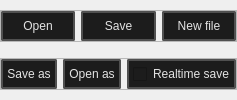
  <widget class="QDockWidget" name="dockWidget_10">
   <property name="features">
    <set>QDockWidget::DockWidgetFeature::DockWidgetMovable</set>
   </property>
   <property name="allowedAreas">
    <set>Qt::DockWidgetArea::BottomDockWidgetArea|Qt::DockWidgetArea::LeftDockWidgetArea|Qt::DockWidgetArea::RightDockWidgetArea</set>
   </property>
   <property name="windowTitle">
    <string>Explorer</string>
   </property>
   <attribute name="dockWidgetArea">
    <number>1</number>
   </attribute>
   <widget class="QWidget" name="explorer_layout_widget">
    <layout class="QVBoxLayout" name="verticalLayout_10">
     <property name="leftMargin">
      <number>0</number>
     </property>
     <property name="topMargin">
      <number>0</number>
     </property>
     <property name="rightMargin">
      <number>0</number>
     </property>
     <property name="bottomMargin">
      <number>0</number>
     </property>
     <item>
      <layout class="QVBoxLayout" name="explorer_layout"/>
     </item>
     <item>
      <widget class="QFrame" name="frame_3">
       <property name="maximumSize">
        <size>
         <width>16777215</width>
         <height>32</height>
        </size>
       </property>
       <property name="frameShape">
        <enum>QFrame::Shape::StyledPanel</enum>
       </property>
       <property name="frameShadow">
        <enum>QFrame::Shadow::Raised</enum>
       </property>
       <layout class="QHBoxLayout" name="horizontalLayout_4">
        <property name="leftMargin">
         <number>0</number>
        </property>
        <property name="topMargin">
         <number>0</number>
        </property>
        <property name="rightMargin">
         <number>0</number>
        </property>
        <property name="bottomMargin">
         <number>0</number>
        </property>
        <item>
         <widget class="QPushButton" name="open_file_button">
          <property name="toolTip">
           <string>&lt;html&gt;&lt;head/&gt;&lt;body&gt;&lt;p&gt;&lt;br/&gt;&lt;/p&gt;&lt;/body&gt;&lt;/html&gt;</string>
          </property>
          <property name="styleSheet">
           <string notr="true">
    /* QPushButton default and hover styles */
    QPushButton {

        font: 580 9pt &quot;Segoe UI&quot;;
	

        border: 2px solid black;
        border-radius: 2px;
        border-color: rgba(80, 80, 80, 255);
        height:22px;
        padding-top: 2px;
        padding-bottom:2px;
        padding-left: 4px;
        padding-right: 4px;
        color: #E3E3E3;
        background-color: #1C1C1C;
    }
    QPushButton:hover {
        background-color: #414956;
        color: white;
    }
    QPushButton:pressed {
        background-color: red;
        background-color: #1C1C1C;
        margin: 1 px;
        margin-left: 2px;
        margin-right: 2px;

    }</string>
          </property>
          <property name="text">
           <string>Open</string>
          </property>
          <property name="icon">
           <iconset resource="../resources.qrc">
            <normaloff>:/icons/file_open_16dp_9D9D9D_FILL0_wght400_GRAD0_opsz20.svg</normaloff>:/icons/file_open_16dp_9D9D9D_FILL0_wght400_GRAD0_opsz20.svg</iconset>
          </property>
          <property name="iconSize">
           <size>
            <width>20</width>
            <height>20</height>
           </size>
          </property>
         </widget>
        </item>
        <item>
         <widget class="QPushButton" name="save_file_button">
          <property name="toolTip">
           <string>&lt;html&gt;&lt;head/&gt;&lt;body&gt;&lt;p&gt;Save and compile Ctrl + S&lt;/p&gt;&lt;/body&gt;&lt;/html&gt;</string>
          </property>
          <property name="styleSheet">
           <string notr="true">
    /* QPushButton default and hover styles */
    QPushButton {

        font: 580 9pt &quot;Segoe UI&quot;;
	

        border: 2px solid black;
        border-radius: 2px;
        border-color: rgba(80, 80, 80, 255);
        height:22px;
        padding-top: 2px;
        padding-bottom:2px;
        padding-left: 4px;
        padding-right: 4px;
        color: #E3E3E3;
        background-color: #1C1C1C;
    }
    QPushButton:hover {
        background-color: #414956;
        color: white;
    }
    QPushButton:pressed {
        background-color: red;
        background-color: #1C1C1C;
        margin: 1 px;
        margin-left: 2px;
        margin-right: 2px;

    }</string>
          </property>
          <property name="text">
           <string>Save</string>
          </property>
          <property name="icon">
           <iconset resource="../resources.qrc">
            <normaloff>:/icons/save_16dp_9D9D9D_FILL0_wght400_GRAD0_opsz20.svg</normaloff>:/icons/save_16dp_9D9D9D_FILL0_wght400_GRAD0_opsz20.svg</iconset>
          </property>
          <property name="iconSize">
           <size>
            <width>20</width>
            <height>20</height>
           </size>
          </property>
          <property name="shortcut">
           <string>Ctrl+S</string>
          </property>
         </widget>
        </item>
        <item>
         <widget class="QPushButton" name="cerate_file_button">
          <property name="toolTip">
           <string>&lt;html&gt;&lt;head/&gt;&lt;body&gt;&lt;p&gt;Ctrl + N&lt;/p&gt;&lt;/body&gt;&lt;/html&gt;</string>
          </property>
          <property name="styleSheet">
           <string notr="true">
    /* QPushButton default and hover styles */
    QPushButton {

        font: 580 9pt &quot;Segoe UI&quot;;
	

        border: 2px solid black;
        border-radius: 2px;
        border-color: rgba(80, 80, 80, 255);
        height:22px;
        padding-top: 2px;
        padding-bottom:2px;
        padding-left: 4px;
        padding-right: 4px;
        color: #E3E3E3;
        background-color: #1C1C1C;
    }
    QPushButton:hover {
        background-color: #414956;
        color: white;
    }
    QPushButton:pressed {
        background-color: red;
        background-color: #1C1C1C;
        margin: 1 px;
        margin-left: 2px;
        margin-right: 2px;

    }</string>
          </property>
          <property name="text">
           <string>New file</string>
          </property>
          <property name="icon">
           <iconset resource="../resources.qrc">
            <normaloff>:/icons/add_24dp_9D9D9D_FILL0_wght400_GRAD0_opsz24.svg</normaloff>:/icons/add_24dp_9D9D9D_FILL0_wght400_GRAD0_opsz24.svg</iconset>
          </property>
          <property name="iconSize">
           <size>
            <width>20</width>
            <height>20</height>
           </size>
          </property>
          <property name="shortcut">
           <string>Ctrl+N</string>
          </property>
         </widget>
        </item>
       </layout>
      </widget>
     </item>
     <item>
      <widget class="QFrame" name="frame_4">
       <property name="maximumSize">
        <size>
         <width>16777215</width>
         <height>32</height>
        </size>
       </property>
       <property name="frameShape">
        <enum>QFrame::Shape::StyledPanel</enum>
       </property>
       <property name="frameShadow">
        <enum>QFrame::Shadow::Raised</enum>
       </property>
       <layout class="QHBoxLayout" name="horizontalLayout_2">
        <property name="leftMargin">
         <number>0</number>
        </property>
        <property name="topMargin">
         <number>0</number>
        </property>
        <property name="rightMargin">
         <number>0</number>
        </property>
        <property name="bottomMargin">
         <number>0</number>
        </property>
        <item>
         <widget class="QPushButton" name="save_as_file_button">
          <property name="toolTip">
           <string>&lt;html&gt;&lt;head/&gt;&lt;body&gt;&lt;p&gt;Save and compile Ctrl + Shift+ S&lt;/p&gt;&lt;/body&gt;&lt;/html&gt;</string>
          </property>
          <property name="styleSheet">
           <string notr="true">
    /* QPushButton default and hover styles */
    QPushButton {

        font: 580 9pt &quot;Segoe UI&quot;;
	

        border: 2px solid black;
        border-radius: 2px;
        border-color: rgba(80, 80, 80, 255);
        height:22px;
        padding-top: 2px;
        padding-bottom:2px;
        padding-left: 4px;
        padding-right: 4px;
        color: #E3E3E3;
        background-color: #1C1C1C;
    }
    QPushButton:hover {
        background-color: #414956;
        color: white;
    }
    QPushButton:pressed {
        background-color: red;
        background-color: #1C1C1C;
        margin: 1 px;
        margin-left: 2px;
        margin-right: 2px;

    }</string>
          </property>
          <property name="text">
           <string>Save as</string>
          </property>
          <property name="icon">
           <iconset resource="../resources.qrc">
            <normaloff>:/icons/save_as_16dp_9D9D9D_FILL0_wght400_GRAD0_opsz20.svg</normaloff>:/icons/save_as_16dp_9D9D9D_FILL0_wght400_GRAD0_opsz20.svg</iconset>
          </property>
          <property name="iconSize">
           <size>
            <width>20</width>
            <height>20</height>
           </size>
          </property>
          <property name="shortcut">
           <string>Ctrl+Shift+S</string>
          </property>
         </widget>
        </item>
        <item>
         <widget class="QPushButton" name="open_file_as_button">
          <property name="toolTip">
           <string>&lt;html&gt;&lt;head/&gt;&lt;body&gt;&lt;p&gt;Ctrl + O&lt;/p&gt;&lt;/body&gt;&lt;/html&gt;</string>
          </property>
          <property name="styleSheet">
           <string notr="true">
    /* QPushButton default and hover styles */
    QPushButton {

        font: 580 9pt &quot;Segoe UI&quot;;
	

        border: 2px solid black;
        border-radius: 2px;
        border-color: rgba(80, 80, 80, 255);
        height:22px;
        padding-top: 2px;
        padding-bottom:2px;
        padding-left: 4px;
        padding-right: 4px;
        color: #E3E3E3;
        background-color: #1C1C1C;
    }
    QPushButton:hover {
        background-color: #414956;
        color: white;
    }
    QPushButton:pressed {
        background-color: red;
        background-color: #1C1C1C;
        margin: 1 px;
        margin-left: 2px;
        margin-right: 2px;

    }</string>
          </property>
          <property name="text">
           <string>Open as</string>
          </property>
          <property name="icon">
           <iconset resource="../resources.qrc">
            <normaloff>:/icons/edit_document_16dp_9D9D9D_FILL0_wght400_GRAD0_opsz20.svg</normaloff>:/icons/edit_document_16dp_9D9D9D_FILL0_wght400_GRAD0_opsz20.svg</iconset>
          </property>
          <property name="iconSize">
           <size>
            <width>20</width>
            <height>20</height>
           </size>
          </property>
          <property name="shortcut">
           <string>Ctrl+O</string>
          </property>
         </widget>
        </item>
        <item>
         <widget class="QCheckBox" name="realtime_save_checkbox">
          <property name="styleSheet">
           <string notr="true">
    /* QPushButton default and hover styles */
    QCheckBox {

        font: 580 10pt &quot;Segoe UI&quot;;

        border: 2px solid black;
        border-radius: 2px;
        border-color: rgba(80, 80, 80, 255);
        height:22px;
        padding-top: 2px;
        padding-bottom:2px;
        padding-left: 4px;
        padding-right: 4px;
        color: #E3E3E3;
        background-color: #1C1C1C;
    }
    QCheckBox:hover {
        background-color: #414956;
        color: white;
    }
    QCheckBox:pressed {

    }</string>
          </property>
          <property name="text">
           <string>Realtime save</string>
          </property>
         </widget>
        </item>
       </layout>
      </widget>
     </item>
    </layout>
   </widget>
  </widget>
